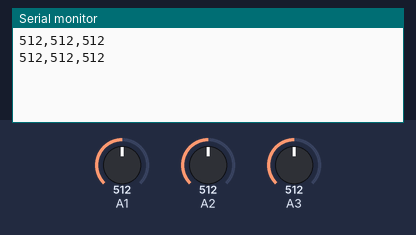
Recording of a sketch running on a simulated Arduino Uno, built with avr-gcc and run on an emulated ATmega328P. On the bench: the last lines printed to the serial monitor. Inputs (shaded band) come from the test bench; at power-on: A1 = 512, A2 = 512, A3 = 512.

Above: at 1.8 s.
1.9 s: A1 set to 716
At 2.4 s:
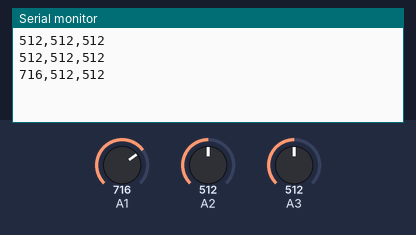
3.4 s: A2 set to 716
At 4.7 s:
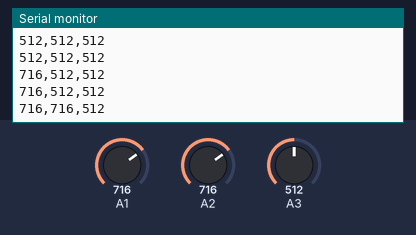
4.9 s: A3 set to 716
At 5.8 s:
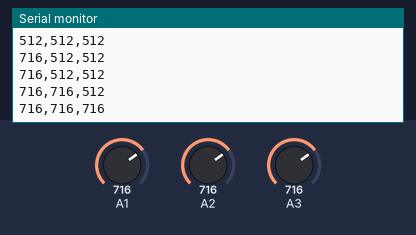
6.4 s: A1 set to 900
At 7.5 s:
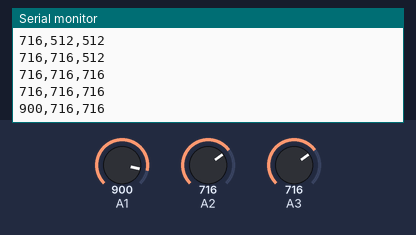
7.9 s: A2 set to 900
At 8.3 s:
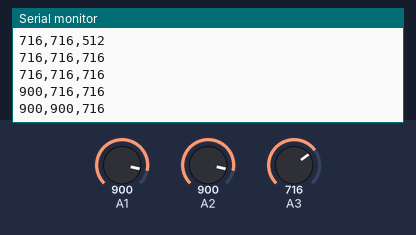
9.4 s: A3 set to 900
At 10.8 s:
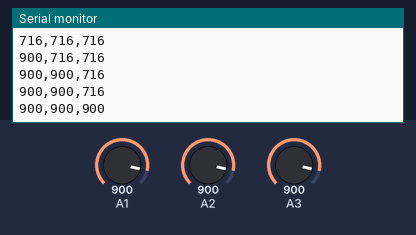
Timing chart, 0 to 11.9 s (numbered marks = the images above; inputs shaded):
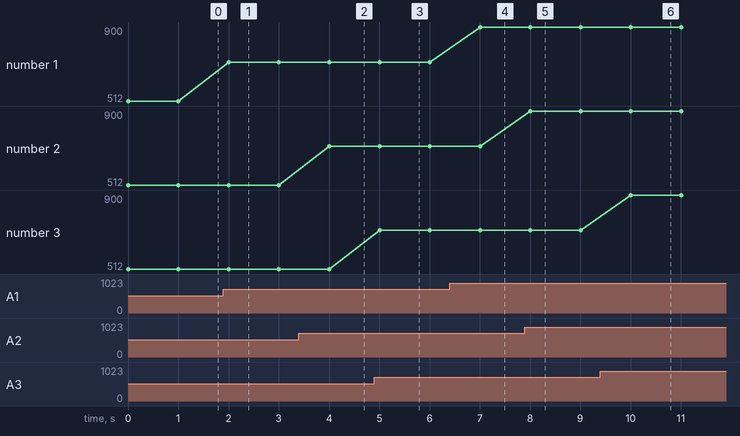

Measured:
- after the input at 1.9 s, the serial monitor: prints a new line after 0.10 s (image 1)
- after the input at 3.4 s, the serial monitor: prints a new line after 0.60 s (image 2)
- after the input at 4.9 s, the serial monitor: prints a new line after 0.10 s (image 3)
- after the input at 6.4 s, the serial monitor: prints a new line after 0.61 s (image 4)
- after the input at 7.9 s, the serial monitor: prints a new line after 0.11 s (image 5)
- after the input at 9.4 s, the serial monitor: prints a new line after 0.61 s (image 6)
- plotted number 1: 512 → 716 after the input at 1.9 s, 716 → 900 after the input at 6.4 s

The sketch:

FRS.ino
```cpp
int ain[3];
void setup() {
  Serial.begin(9600);  // シリアル通信速度
}

void loop() {
  // 変数の宣言

  // アナログ入力値を取得
  ain[0] = analogRead(1);//right
  ain[1] = analogRead(2);//bottom
  ain[2] = analogRead(3);//left

  // 荷重をシリアル通信で送る
  if (ain[0] < 1000) {
    Serial.print(ain[0]);
    Serial.print(",");
    Serial.print(ain[1]);
    Serial.print(",");
    Serial.print(ain[2]);
    Serial.print("\n");

  }


  // 1秒待機
  delay(1000);
}
```
